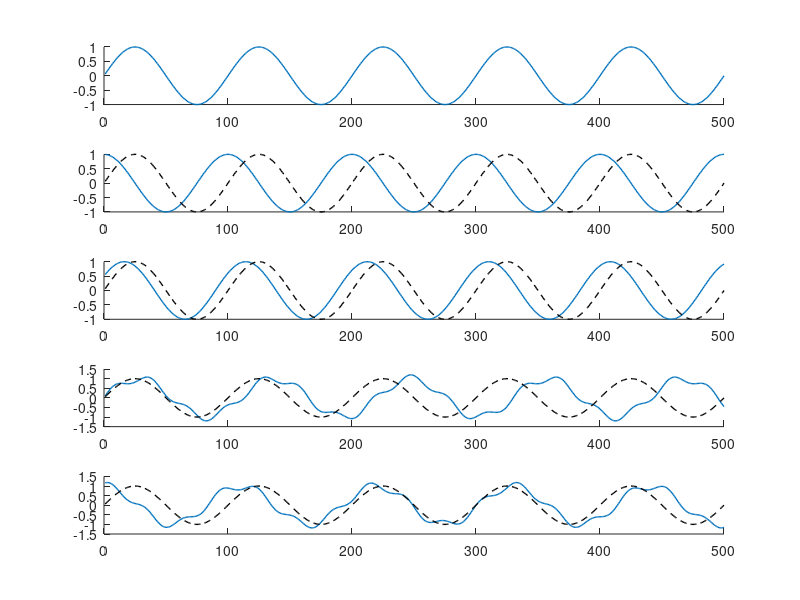

This figure's MATLAB source: (Note: this script raises an error after producing the figure.)
% $Author: leili $@cs.cmu.edu
% $Date: 2011-10-08 22:30:16 -0400 (Sat, 08 Oct 2011) $
% $Rev: 335 $

% demo
N = 500;
t = (1:N)';
f = 1 / 100;
b = [sin(2 * pi * (1/100) * t) cos(2 * pi * (1/100) * t) sin(2 * pi * (1/98) * t + pi/6)];

f1 = 1 / 110;
f2 = 1 / 30;
t1 = 2 * pi * f1 * t;
t2 = 2 * pi * f2 * t;
c = [sin(t1) + 0.2 * sin(t2), cos(t1) + 0.2 * sin(t2 + pi/4)];

X = [b c]';
M = size(X, 1);
figure;
set(gcf, 'defaultlinelinewidth', 1);
for i = 1:M
  subplot(M, 1, i);
  hold on;
  plot(X(i, :));
  if (i > 1)
    plot(X(1, :), 'black--');
  end
end

class = [1 1 1 2 2];

[group, feature, entrop, P, D, mu0, model] = fingerprint_classify(X, 'Hidden', 6, 'MaxIter', 100, 'Class', class);

% ploting the LDS
figure;
imagesc(model.C);
set(gca,'YTick', 1:5, 'YTickLabel',1:5);
%set(gca,'XTick', 1:3, 'XTickLabel', 1:3);
colormap(autumn);
xa = xlim;
line(xa, [1.5, 1.5],'LineStyle', '--', 'Color', 'black', 'LineWidth', 2);
line(xa, [2.5, 2.5],'LineStyle', '--', 'Color', 'black', 'LineWidth', 2);
line(xa, [3.5, 3.5],'LineStyle', '--', 'Color', 'black', 'LineWidth', 2);
line(xa, [4.5, 4.5],'LineStyle', '--', 'Color', 'black', 'LineWidth', 2);
line([1.5, 1.5], [0.5, 5.5], 'LineWidth', 2, 'LineStyle', '--', 'Color', 'black');
line([2.5, 2.5], [0.5, 5.5], 'LineWidth', 2, 'LineStyle', '--', 'Color', 'black');
line([3.5, 3.5], [0.5, 5.5], 'LineWidth', 2, 'LineStyle', '--', 'Color', 'black');
line([4.5, 4.5], [0.5, 5.5], 'LineWidth', 2, 'LineStyle', '--', 'Color', 'black');
line([5.5, 5.5], [0.5, 5.5], 'LineWidth', 2, 'LineStyle', '--', 'Color', 'black');
line([6.5, 6.5], [0.5, 5.5], 'LineWidth', 2, 'LineStyle', '--', 'Color', 'black');
line([7.5, 7.5], [0.5, 5.5], 'LineWidth', 2, 'LineStyle', '--', 'Color', 'black');

figure;
imagesc(feature(:, 1:2));
set(gca,'YTick', 1:5, 'YTickLabel',1:5);
set(gca,'XTick', 1:2, 'XTickLabel',['FP1'; 'FP2']);
colormap(autumn);
xa = xlim;
line(xa, [1.5, 1.5],'LineStyle', '--', 'Color', 'black', 'LineWidth', 2);
line(xa, [2.5, 2.5],'LineStyle', '--', 'Color', 'black', 'LineWidth', 2);
line(xa, [3.5, 3.5],'LineStyle', '--', 'Color', 'black', 'LineWidth', 2);
line(xa, [4.5, 4.5],'LineStyle', '--', 'Color', 'black', 'LineWidth', 2);
line([1.5, 1.5], [0.5, 5.5], 'LineWidth', 2, 'LineStyle', '--', 'Color', 'black');

[coeff, score] = pca(X);
figure;
imagesc(score(:, 1:2));
set(gca,'YTick', 1:5, 'YTickLabel',1:5);
set(gca,'XTick', 1:2, 'XTickLabel',['PC1'; 'PC2']);
colormap(autumn);
xa = xlim;
line(xa, [1.5, 1.5],'LineStyle', '--', 'Color', 'black', 'LineWidth', 2);
line(xa, [2.5, 2.5],'LineStyle', '--', 'Color', 'black', 'LineWidth', 2);
line(xa, [3.5, 3.5],'LineStyle', '--', 'Color', 'black', 'LineWidth', 2);
line(xa, [4.5, 4.5],'LineStyle', '--', 'Color', 'black', 'LineWidth', 2);
line([1.5, 1.5], [0.5, 5.5], 'LineWidth', 2, 'LineStyle', '--', 'Color', 'black');

save('demo.mat');
